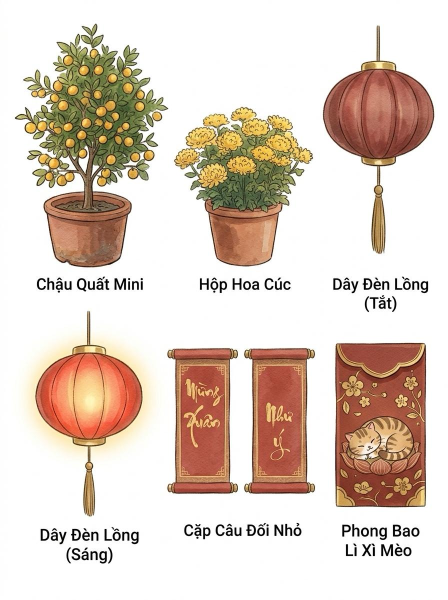
#> input picture src/vi_1126/tet_items.jpg, 896 x 1200 px, found by its file name (shown at 1/2 size)
$ python cut_tet.py ../src/vi_1126/tet_items.jpg
#> lines starting #> are read from the running program, lines starting #| are printed output that depends on the picture; after the words box and inside, x2 and y2 are one past the last pixel; in counts of white or black regions, pixels touching at a corner belong together
"""Cut src/vi_1126/tet_items.jpg (Vi 26/11, Tết): kumquat pot, chrysanthemum pot, red lantern off/on, couplet pair, cat lì xì envelope."""
import cv2, numpy as np, sys
from PIL import Image
G = sys.argv[1]
img = cv2.imread(f'{G}/src/vi_1126/tet_items.jpg')
#> img is the input picture: shape (1200, 896, 3); mean B, G, R 196.3, 208.1, 223.6
bg = np.median(np.concatenate([img[:5].reshape(-1, 3), img[-5:].reshape(-1, 3)]), axis=0)
#> bg = [255, 255, 255]
img[545:628] = bg; img[1038:1200] = bg          # wipe the printed labels
dist = np.linalg.norm(img.astype(float) - bg, axis=2)
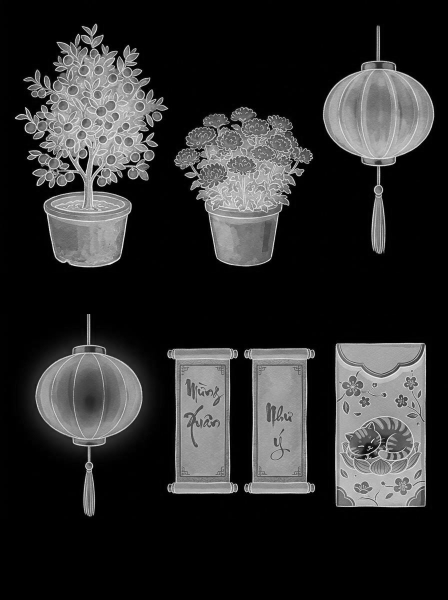
#> dist: shape (1200, 896) float64 (shown at 1/2 size); min 0, max 438.2, mean 77.3; drawn with min black and max white
near = (dist < 18).astype(np.uint8)
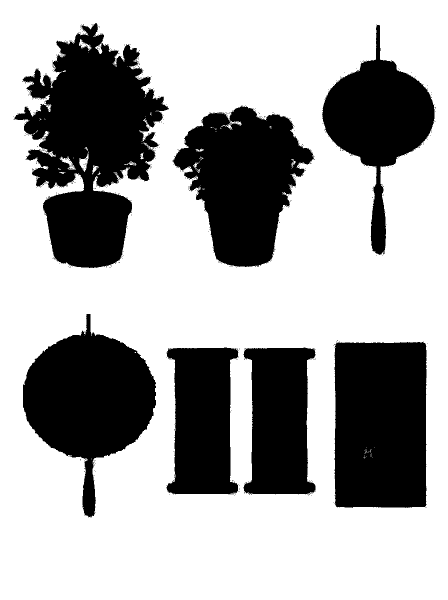
#> near: shape (1200, 896) (shown at 1/2 size); values 0 (black) and 1 (white), 66.8% white; 551 black regions (544 under 20 px), largest, box (x1, y1, x2, y2) and area: (27, 46, 338, 536) 82274, (669, 683, 853, 1016) 59882, (46, 628, 312, 1035) 54543
n, lab = cv2.connectedComponents(near, connectivity=4)
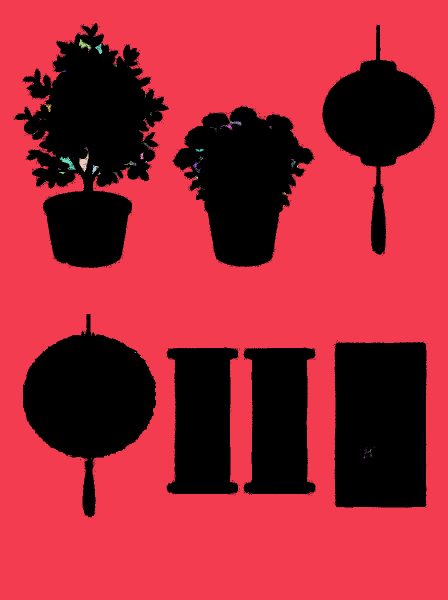
#> lab: shape (1200, 896) int32 (shown at 1/2 size); 410 distinct labels, from 0 to 409; one colour per label, 0 black
#> n = 410
border = set(np.unique(np.concatenate([lab[0], lab[-1], lab[:, 0], lab[:, -1]]))) - {0}
#> border = 1 item
fg = (~np.isin(lab, list(border))).astype(np.uint8)
#> fg: shape (1200, 896); values 0 (black) and 1 (white), 33.4% white; 506 white regions (499 under 20 px), largest, box (x1, y1, x2, y2) and area: (27, 46, 338, 536) 83919, (669, 683, 853, 1016) 59926, (345, 212, 629, 534) 54694
fg = cv2.morphologyEx(fg, cv2.MORPH_OPEN, np.ones((3, 3), np.uint8))
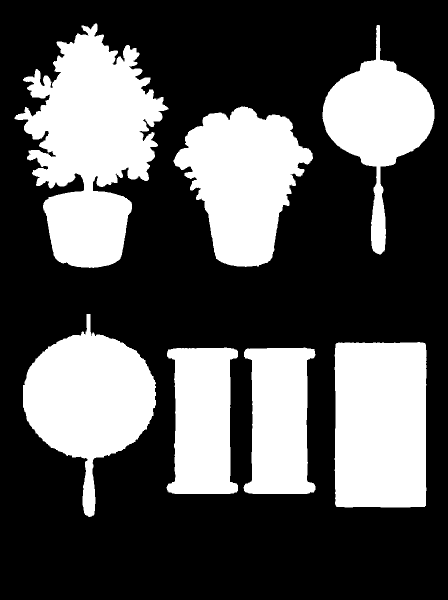
#> fg: shape (1200, 896) (shown at 1/2 size); values 0 (black) and 1 (white), 33.3% white; 7 white regions, largest, box (x1, y1, x2, y2) and area: (29, 47, 337, 536) 83275, (669, 684, 853, 1015) 59834, (46, 628, 312, 1034) 54463
edge = cv2.dilate(fg, np.ones((5, 5), np.uint8)) - cv2.erode(fg, np.ones((5, 5), np.uint8))
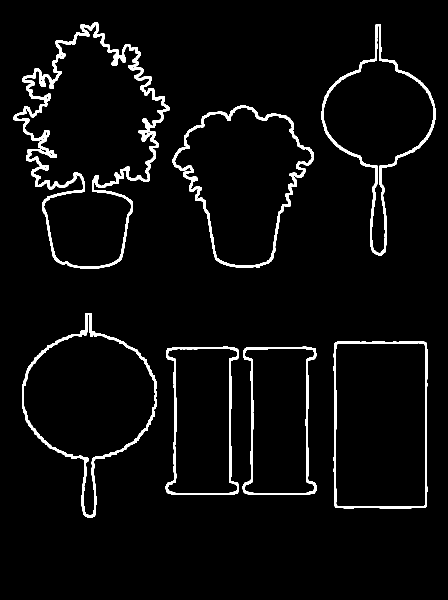
#> edge: shape (1200, 896) (shown at 1/2 size); values 0 (black) and 1 (white), 4.1% white; 7 white regions, largest, box (x1, y1, x2, y2) and area: (27, 45, 339, 538) 14173, (345, 211, 628, 536) 6043, (44, 626, 314, 1036) 5759
alpha = np.where(edge > 0, fg * np.clip((dist - 6) / 30, 0, 1), fg)
rgba = np.dstack([cv2.cvtColor(img, cv2.COLOR_BGR2RGB), (alpha * 255).astype(np.uint8)])
BOX = {'tet_kumquat': (30, 40, 340, 540), 'tet_mum': (340, 200, 640, 540), 'tet_lantern_off': (630, 40, 880, 520),
       'tet_lantern_on': (40, 610, 330, 1035), 'tet_couplet': (330, 680, 640, 1030), 'tet_lixi': (660, 680, 870, 1030)}
for name, (x0, y0, x1, y1) in BOX.items():
    a = rgba[y0:y1, x0:x1].copy()
    if name == 'tet_lantern_on':   # keep the soft glow: alpha from distance, not the hard cut
        d = dist[y0:y1, x0:x1]; a[:, :, 3] = np.clip(d * 4, 0, 255).astype(np.uint8)
    ys, xs = np.where(a[:, :, 3] > 20); a = a[ys.min():ys.max() + 1, xs.min():xs.max() + 1]
    Image.fromarray(a).save(f'{G}/assets/{name}.png'); print(name, a.shape[1], 'x', a.shape[0])
#> this loop made 6 passes
#| tet_kumquat 307 x 489
#| tet_mum 279 x 321
#| tet_lantern_off 224 x 459
#| tet_lantern_on 290 x 407
#| tet_couplet 298 x 293
#| tet_lixi 184 x 331
#> pass 1, `a = a[ys.min():ys.max() + 1, xs.min():xs.max() + 1]`:
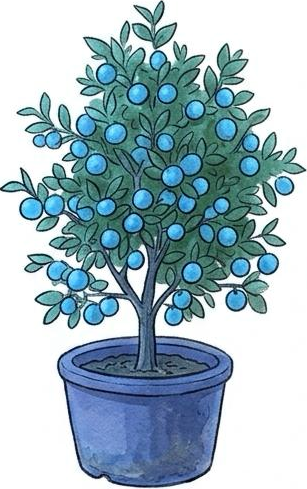
#> a: shape (489, 307, 4); mean B, G, R, A 193.3, 183.4, 159.9, 140.5
#> after the loop:
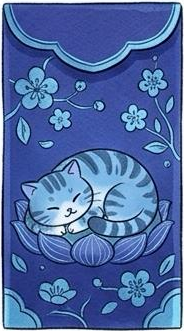
#> a: shape (331, 184, 4); mean B, G, R, A 162.9, 104.6, 76.5, 250.1

$ run again, with src/vi_1126/items4.jpg copied over src/vi_1126/tet_items.jpg
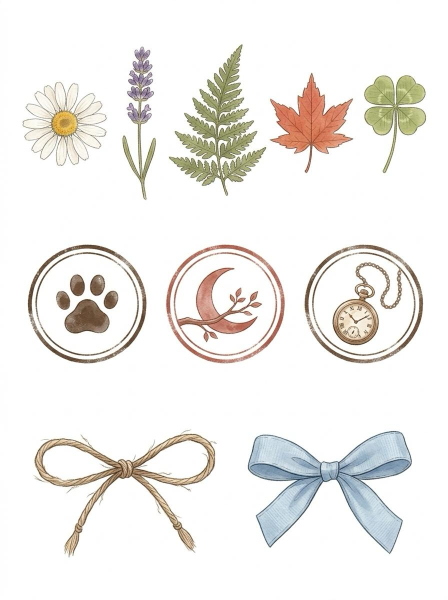
#> input picture src/vi_1126/items4.jpg, 896 x 1200 px, found by its file name (shown at 1/2 size)
#> img is the input picture: shape (1200, 896, 3); mean B, G, R 235.1, 238.4, 240.4
#> bg = [255, 255, 255]
#> near: shape (1200, 896); values 0 (black) and 1 (white), 84.5% white; 1267 black regions (1247 under 20 px), largest, box (x1, y1, x2, y2) and area: (494, 861, 824, 1038) 34233, (336, 88, 536, 392) 24825, (66, 858, 434, 1038) 17974
#> `n, lab = cv2.connectedComponents(near, connectivity=4)`:
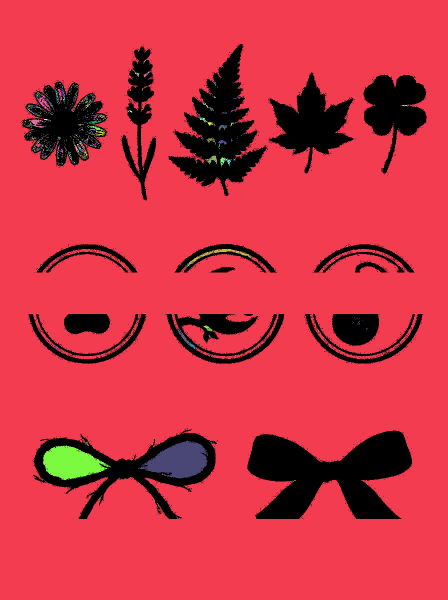
#> lab: shape (1200, 896) int32 (shown at 1/2 size); 1351 distinct labels, from 0 to 1350; one colour per label, 0 black
#> n = 1351
#> border = 1 item
#> edge: shape (1200, 896); values 0 (black) and 1 (white), 7% white; 17 white regions, largest, box (x1, y1, x2, y2) and area: (331, 626, 570, 729) 7755, (66, 863, 435, 1040) 7641, (336, 86, 535, 394) 7553
#> the loop `for name, (x0, y0, x1, y1) in BOX.items():` made 6 passes
#| tet_kumquat 295 x 447
#| tet_mum 300 x 340
#| tet_lantern_off 223 x 370
#| tet_lantern_on 274 x 407
#| tet_couplet 310 x 350
#> (further printed lines are left out)
#> after the loop `for name, (x0, y0, x1, y1) in BOX.items():`:
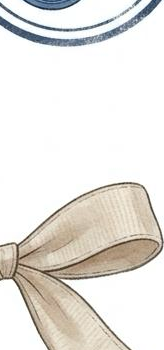
#> a: shape (350, 164, 4); mean B, G, R, A 224.5, 229.2, 232, 83.5

$ run again, with src/vi_1126/minh3.jpg copied over src/vi_1126/tet_items.jpg
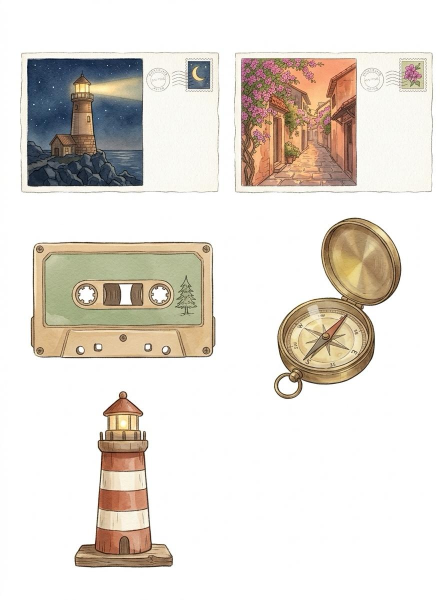
#> input picture src/vi_1126/minh3.jpg, 896 x 1200 px, found by its file name (shown at 1/2 size)
#> img is the input picture: shape (1200, 896, 3); mean B, G, R 214.8, 222.2, 228.2
#> bg = [255, 255, 255]
#> near: shape (1200, 896); values 0 (black) and 1 (white), 74% white; 1313 black regions (1234 under 20 px), largest, box (x1, y1, x2, y2) and area: (467, 103, 867, 387) 78117, (40, 104, 440, 387) 78080, (60, 628, 432, 718) 32148
#> lab: shape (1200, 896) int32; 1998 distinct labels, from 0 to 1997
#> n = 1998
#> border = 1 item
#> edge: shape (1200, 896); values 0 (black) and 1 (white), 2.5% white; 7 white regions, largest, box (x1, y1, x2, y2) and area: (38, 102, 441, 389) 5749, (466, 101, 869, 389) 5740, (59, 626, 433, 719) 3702
#> the loop `for name, (x0, y0, x1, y1) in BOX.items():` made 6 passes
#| tet_kumquat 300 x 436
#| tet_mum 300 x 340
#| tet_lantern_off 237 x 416
#| tet_lantern_on 281 x 407
#| tet_couplet 310 x 118
#> (further printed lines are left out)
#> after the loop `for name, (x0, y0, x1, y1) in BOX.items():`:
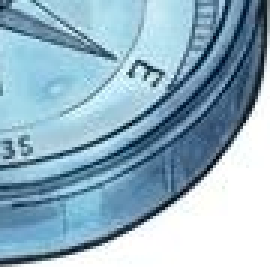
#> a: shape (89, 90, 4) (shown 3 times larger); mean B, G, R, A 194.9, 177.8, 147, 203.4
